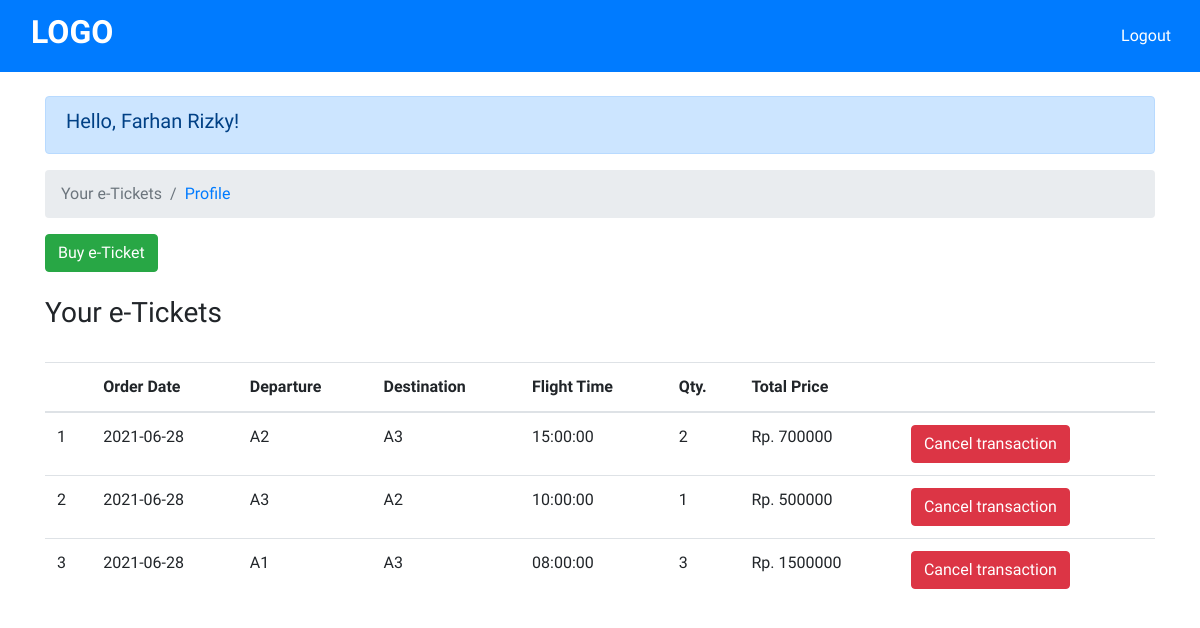
The page /user/home-user.php (signed in) on the database its author committed.
### tables this page shows
CREATE TABLE `users` (
  `username` varchar(50) NOT NULL,
  `first_name` varchar(15) NOT NULL,
  `last_name` varchar(15) NOT NULL,
  `phone` varchar(15) NOT NULL,
  `address` varchar(100) NOT NULL
);

CREATE TABLE `orders` (
  `order_id` int(11) NOT NULL,
  `username` varchar(50) NOT NULL,
  `departure` varchar(15) NOT NULL,
  `destination` varchar(15) NOT NULL,
  `order_date` varchar(15) NOT NULL,
  `flight_time` time NOT NULL,
  `qty` int(11) NOT NULL,
  `total_price` int(11) NOT NULL
);

### user/home-user.php (the view, shortened to what this page needs)
<!DOCTYPE html>
<html lang="en">
<head>
  <link rel="stylesheet" href="https://maxcdn.bootstrapcdn.com/bootstrap/4.0.0/css/bootstrap.min.css">
</head>
<body>
  <nav class="navbar navbar-light bg-primary">
    <a class="navbar-brand" href="home-user.php">
      <div class="container" style="color: white;">
        <h2><b>LOGO</b></h2>
      </div>
    </a>
    <span class="navbar-text">
      <a href="../logout.php" style="color: white;" class="btn">Logout</a>
    </span>
  </nav>
  <div class="container">
    <?php
    include '../config.php';
    $username = $_SESSION['username'];
    $getName = mysqli_query(
      $connect,
      "SELECT first_name, last_name FROM users WHERE username = '$username'"
    );
    while ($getFullName = mysqli_fetch_array($getName)) {
      $first_name = $getFullName['first_name'];
      $last_name = $getFullName['last_name'];
    }
    ?>
    <br>
    <div class="alert alert-primary" role="alert">
      <h5>Hello, <?php echo $first_name; ?> <?php echo $last_name; ?>!</h5>
    </div>
    <nav aria-label="breadcrumb">
      <ol class="breadcrumb">
        <li class="breadcrumb-item active" aria-current="page">Your e-Tickets</li>
        <li class="breadcrumb-item"><a href="profile.php">Profile</a></li>
      </ol>
    </nav>
    <a href="buy-ticket.php" class="btn btn-success">Buy e-Ticket</a>
    <br>
    <br>
    <h3>Your e-Tickets</h3>
    <br>
    <div class="table-responsive">
      <table class="table">
        <thead>
          <tr>
            <th></th>
            <th>Order Date</th>
            <th>Departure</th>
            <th>Destination</th>
            <th>Flight Time</th>
            <th>Qty.</th>
            <th>Total Price</th>
            <th></th>
          </tr>
        </thead>
        <tbody>
          <tr>
            <?php
            include '../config.php';
            $num = 1;
            $username = $_SESSION['username'];
            $getTableOrders = mysqli_query(
              $connect,
              "SELECT *
              FROM orders
              WHERE username = '$username'"
            );
            if ($getTableOrders->num_rows > 0) {
              while ($getDataTableOrders = mysqli_fetch_array($getTableOrders)) {
            ?>
                <td><?php echo $num++ ?></td>
                <td><?php echo $getDataTableOrders['order_date'] ?></td>
                <td><?php echo $getDataTableOrders['departure'] ?></td>
                <td><?php echo $getDataTableOrders['destination'] ?></td>
                <td><?php echo $getDataTableOrders['flight_time'] ?></td>
                <td><?php echo $getDataTableOrders['qty'] ?></td>
                <td>Rp. <?php echo $getDataTableOrders['total_price'] ?></td>
                <?php
                echo "<td><a href='cancel-transaction.php?order_id=$getDataTableOrders[order_id]' class='btn btn-danger'>Cancel transaction</a></td>";
                ?>
          </tr>
        <?php
              }
            }
    ?>
    </tbody>
    </table>
    </div>
  </div>
</body>
</html>

### user/home-user.php (style rules this page uses)
body { font-family: 'Oswald', sans-serif; font-family: 'Raleway', sans-serif; }

### rows shown on the page
users: first_name "Farhan", last_name "Rizky"
orders: order_date "2021-06-28", departure "A2", destination "A3", flight_time "15:00:00", qty "2", total_price "700000"
orders: order_date "2021-06-28", departure "A3", destination "A2", flight_time "10:00:00", qty "1", total_price "500000"
orders: order_date "2021-06-28", departure "A1", destination "A3", flight_time "08:00:00", qty "3", total_price "1500000"
